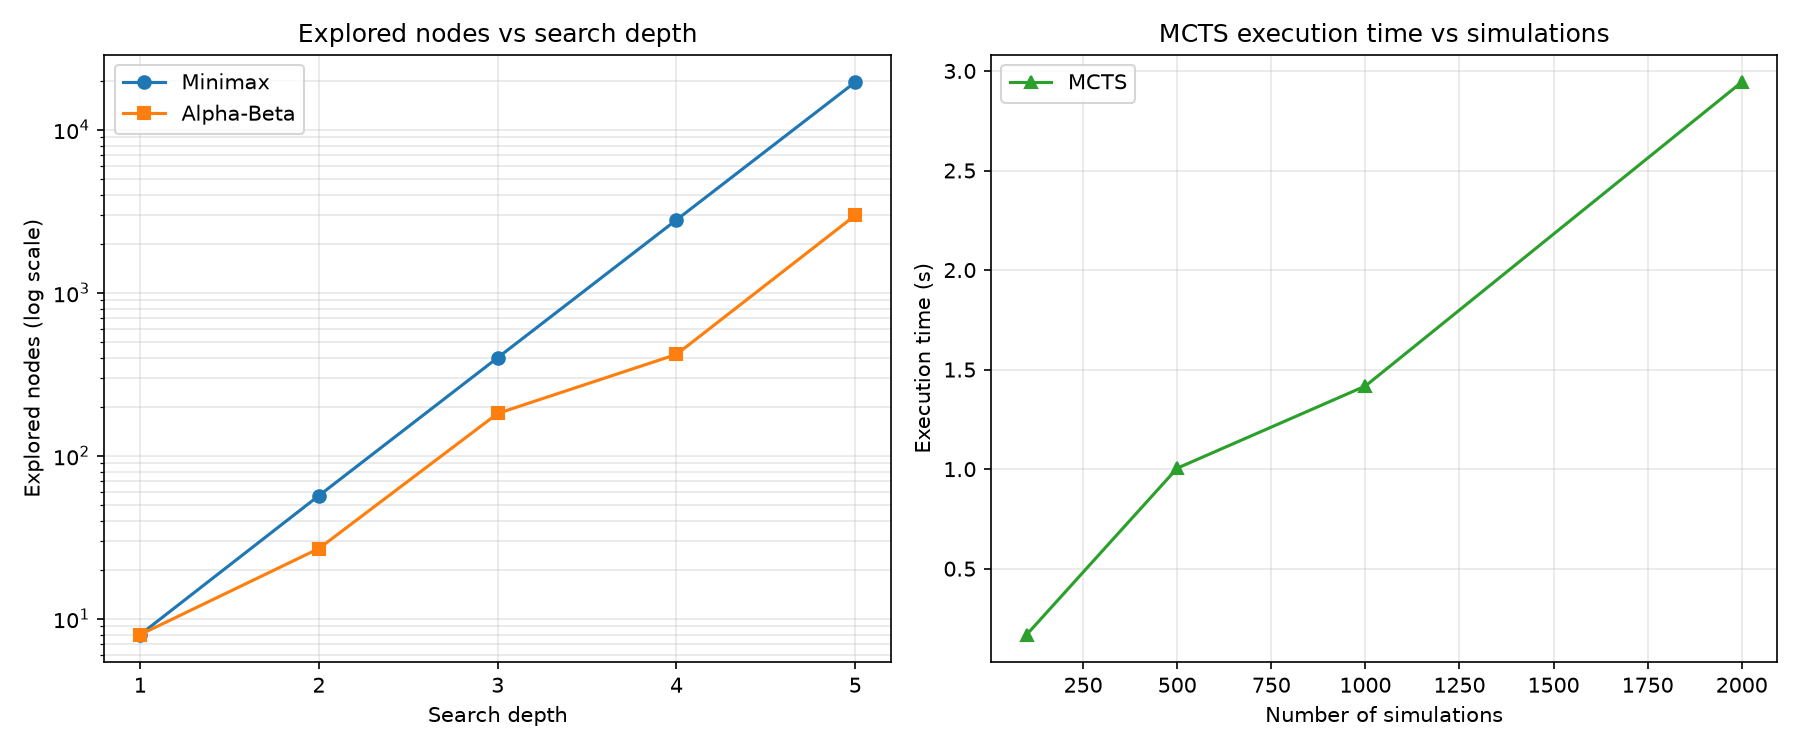

The Python source for this figure:
"""TD3 - Exercise 4: Comparing Search Algorithms.

Benchmarks Minimax, Alpha-Beta and MCTS on Connect Four:
    1. benchmark(board, algorithm, **kwargs)      -> one run, one result dict
    2. Minimax vs Alpha-Beta for depths 1..5      (same value, fewer nodes)
    3. MCTS with 100, 500, 1000, 2000 simulations (fixed seed)
    4. Automated experiments + summary table
    5. matplotlib plots (nodes vs depth, time vs simulations)

Usage:
    python benchmark.py
"""

import time

from algorithms import alphabeta, mcts, minimax
from game import create_board

DEPTHS = [1, 2, 3, 4, 5]
SIMULATIONS = [100, 500, 1000, 2000]
SEED = 42

ALGORITHMS = {
    "minimax": minimax,
    "alphabeta": alphabeta,
    "mcts": mcts,
}

DISPLAY_NAMES = {
    "minimax": "Minimax",
    "alphabeta": "Alpha-Beta",
    "mcts": "MCTS",
}


# ---------------------------------------------------------------------------
# 1. Benchmarking function
# ---------------------------------------------------------------------------
def benchmark(board, algorithm, **kwargs):
    """Run ``algorithm`` on ``board`` and return its performance metrics.

    ``algorithm`` may be a function from algorithms.py or its name
    ("minimax", "alphabeta", "mcts"). Extra keyword arguments are forwarded
    (e.g. ``depth=4`` or ``num_simulations=500, seed=42``).
    """
    func = ALGORITHMS[algorithm] if isinstance(algorithm, str) else algorithm
    name = DISPLAY_NAMES.get(func.__name__, func.__name__)

    start = time.perf_counter()
    result = func(board, **kwargs)
    elapsed = time.perf_counter() - start

    return {
        "algorithm": name,
        "move": result["move"],
        "score": result["score"],
        "nodes_explored": result["nodes_explored"],
        "time": result.get("time", elapsed),
    }


# ---------------------------------------------------------------------------
# 2. Minimax vs Alpha-Beta
# ---------------------------------------------------------------------------
def compare_minimax_alphabeta(board, depths=DEPTHS):
    """Run Minimax and Alpha-Beta at each depth and check consistency."""
    rows = []
    print("\n=== Minimax vs Alpha-Beta ===")
    for depth in depths:
        mm = benchmark(board, minimax, depth=depth)
        ab = benchmark(board, alphabeta, depth=depth)
        mm["config"] = ab["config"] = f"Depth {depth}"
        mm["param"] = ab["param"] = depth
        rows += [mm, ab]

        same_value = mm["score"] == ab["score"]
        fewer_nodes = ab["nodes_explored"] <= mm["nodes_explored"]
        print(
            f"d={depth}: Minimax move={mm['move'] + 1} score={mm['score']} "
            f"nodes={mm['nodes_explored']} t={mm['time']:.4f}s | "
            f"Alpha-Beta move={ab['move'] + 1} score={ab['score']} "
            f"nodes={ab['nodes_explored']} t={ab['time']:.4f}s | "
            f"same value: {'OK' if same_value else 'FAIL'}, "
            f"AB <= MM nodes: {'OK' if fewer_nodes else 'FAIL'}"
        )
    return rows


# ---------------------------------------------------------------------------
# 3. MCTS simulation budgets
# ---------------------------------------------------------------------------
def compare_mcts(board, budgets=SIMULATIONS, seed=SEED):
    """Run MCTS with several simulation budgets and a fixed seed."""
    rows = []
    print("\n=== MCTS ===")
    for n in budgets:
        res = benchmark(board, mcts, num_simulations=n, seed=seed)
        res["config"] = f"{n} simulations"
        res["param"] = n
        rows.append(res)
        print(
            f"N={n}: move={res['move'] + 1} reward={res['score']} "
            f"nodes={res['nodes_explored']} t={res['time']:.4f}s"
        )
    return rows


# ---------------------------------------------------------------------------
# 4. Automated experiments + table
# ---------------------------------------------------------------------------
def run_all(board=None):
    """Execute every configuration and return the list of results."""
    board = create_board() if board is None else board
    return compare_minimax_alphabeta(board) + compare_mcts(board)


def print_table(results):
    """Print the results as an aligned table.

    Moves are shown 1-7 to match the web visualization.
    """
    headers = ["Algorithm", "Configuration", "Move", "Score", "Nodes", "Time (s)"]
    order = {"Minimax": 0, "Alpha-Beta": 1, "MCTS": 2}
    rows = [
        [
            r["algorithm"],
            r["config"],
            str(r["move"] + 1) if r["move"] is not None else "-",
            str(r["score"]),
            str(r["nodes_explored"]),
            f"{r['time']:.4f}",
        ]
        for r in sorted(results, key=lambda r: (order[r["algorithm"]], r["param"]))
    ]
    widths = [max(len(h), *(len(row[i]) for row in rows)) for i, h in enumerate(headers)]

    def fmt(cells):
        return "  ".join(c.ljust(w) for c, w in zip(cells, widths))

    print("\n" + fmt(headers))
    print("-" * (sum(widths) + 2 * (len(widths) - 1)))
    for row in rows:
        print(fmt(row))
    print("\nNote: Minimax/Alpha-Beta scores are heuristic values, MCTS scores are "
          "estimated rewards; they are not directly comparable.")


# ---------------------------------------------------------------------------
# 5. Plots
# ---------------------------------------------------------------------------
def plot_results(results, filename="benchmark.png"):
    """Plot nodes vs depth (Minimax / Alpha-Beta) and time vs simulations (MCTS)."""
    import matplotlib.pyplot as plt

    def series(name):
        pts = sorted((r["param"], r) for r in results if r["algorithm"] == name)
        return [p for p, _ in pts], [r for _, r in pts]

    fig, (ax1, ax2) = plt.subplots(1, 2, figsize=(12, 5))

    for name, marker in (("Minimax", "o"), ("Alpha-Beta", "s")):
        x, rs = series(name)
        ax1.plot(x, [r["nodes_explored"] for r in rs], marker=marker, label=name)
    ax1.set_yscale("log")
    ax1.set_xticks(DEPTHS)
    ax1.set_xlabel("Search depth")
    ax1.set_ylabel("Explored nodes (log scale)")
    ax1.set_title("Explored nodes vs search depth")
    ax1.grid(True, which="both", alpha=0.3)
    ax1.legend()

    x, rs = series("MCTS")
    ax2.plot(x, [r["time"] for r in rs], marker="^", color="tab:green", label="MCTS")
    ax2.set_xlabel("Number of simulations")
    ax2.set_ylabel("Execution time (s)")
    ax2.set_title("MCTS execution time vs simulations")
    ax2.grid(True, alpha=0.3)
    ax2.legend()

    fig.tight_layout()
    fig.savefig(filename, dpi=150)
    print(f"\nPlots saved to {filename}")
    plt.show()


if __name__ == "__main__":
    all_results = run_all()
    print_table(all_results)
    plot_results(all_results)
